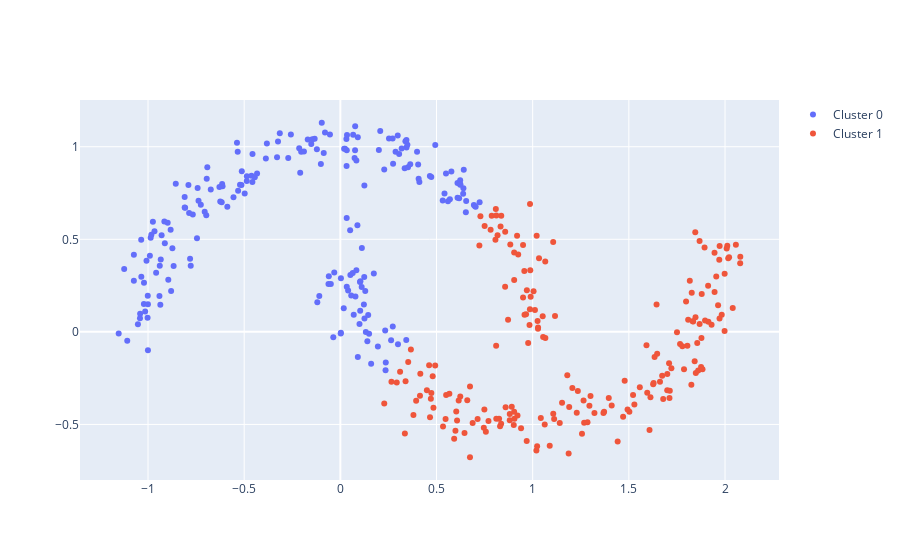

Notebook code cell kept with this figure:
### Markdown cell above
## Let's try K-Means 🙈🙈

As you can see we definitely have a weirdly-shaped cluster. Let's try to apply K-Means to see how it tackles this issue.

### Code cell
# import KMeans from sklearn
from sklearn.cluster import KMeans

# Instanciate KMeans
kmeans = KMeans(n_clusters=2, n_init="auto")

# Fit on data
## No need to normalize data, it already is!
kmeans.fit(X)

# Visualize with plotly

## Import go to build our own figure
import plotly.graph_objects as go

fig = go.Figure()

# Loop through each label for our cluster
for i in range(kmeans.n_clusters):
    label = X[kmeans.predict(X) == i]
    fig.add_trace(go.Scatter(x=label[:, 0], y=label[:, 1], mode="markers", name="Cluster {}".format(i)))

fig.show()

### Figure 1 — Plotly figure (JSON) as saved in the notebook; plotly's stock layout.template omitted (floating-point values rounded to 4 significant figures; data arrays with more than 128 entries replaced by an {"elided": "..."} marker saying what was removed)
{"data": [{"mode": "markers", "name": "Cluster 0", "type": "scatter", "x": {"elided": "202 float values"}, "y": {"elided": "202 float values"}}, {"mode": "markers", "name": "Cluster 1", "type": "scatter", "x": {"elided": "198 float values"}, "y": {"elided": "198 float values"}}], "layout": {}}
